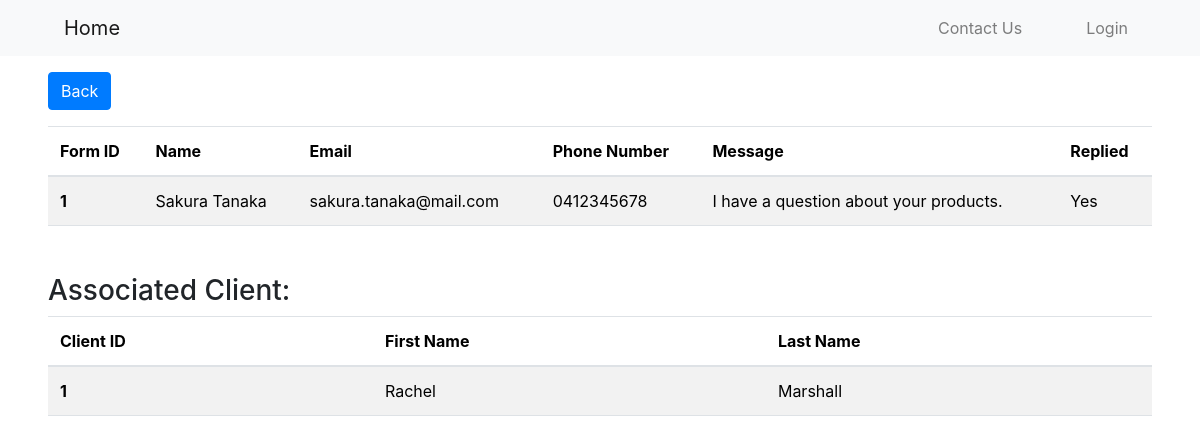
Screenshot of /contact_us_pages/view.php?form_id=1 with the database file from the repository.
### tables this page shows
CREATE TABLE CONTACT_US (
    form_id INT PRIMARY KEY AUTO_INCREMENT,
    name VARCHAR(100) NOT NULL,
    email VARCHAR(100),
    phone_number VARCHAR(20),
    message TEXT,
    replied BOOLEAN DEFAULT FALSE
);

CREATE TABLE CLIENTS (
    client_id INT PRIMARY KEY AUTO_INCREMENT,
    client_photo_path TEXT NOT NULL,
    first_name VARCHAR(50) NOT NULL,
    surname VARCHAR(50) NOT NULL,
    email VARCHAR(100) UNIQUE NOT NULL,
    address VARCHAR(255),
    phone_number VARCHAR(20),
    suburb VARCHAR(50),
    recruited_from_channel VARCHAR(100)
);

### contact_us_pages/view.php (the view, shortened to what this page needs)
<?php
require_once("../connection.php");
$queryForms = "SELECT * FROM `contact_us` WHERE `form_id` = :form_id";
$stmt = $dbh->prepare($queryForms);
$stmt->execute([
    'form_id' => $_GET["form_id"]
]);
$queryClients = "SELECT C.* FROM `clients` C
                JOIN `client_contact_us` CO ON C.client_id = CO.client_id
                WHERE CO.form_id = :form_id";
$stmtClients = $dbh->prepare($queryClients);
$stmtClients->execute([
    'form_id' => $_GET["form_id"]
]);
?>
<!doctype html>
<html lang="en">
<head>
    <link href="https://cdn.jsdelivr.net/npm/bootstrap@5.3.1/dist/css/bootstrap.min.css" rel="stylesheet">
    <link rel="stylesheet" href="https://maxcdn.bootstrapcdn.com/bootstrap/4.5.2/css/bootstrap.min.css">
</head>
<body>
<?php
require("navbar_contact.php");
?>
<div class="mt-3 mb-3 ms-5">
    <a class="btn btn-primary" href="contact_forms.php" role="button">Back</a>
</div>
<div class="ms-5 me-5">
    <table class="table table-striped">
        <thead>
        <tr>
            <th scope="col">Form ID</th>
            <th scope="col">Name</th>
            <th scope="col">Email</th>
            <th scope="col">Phone Number</th>
            <th scope="col">Message</th>
            <th scope="col">Replied</th>
        </tr>
        </thead>
        <tbody>
        <?php while ($row = $stmt->fetchObject()): ?>
            <tr>
                <th scope="row"><?= $row->form_id ?></th>
                <td class="name"><?= $row->name ?></td>
                <td class="email"><?= $row->email ?></td>
                <td class="phone_number"><?= $row->phone_number ?></td>
                <td class="message"><?= $row->message ?></td>
                <td class="replied">
                    <?php if ($row->replied == 1) {
                        echo "Yes";
                    } else {
                        echo "No";
                    } ?>
                </td>
            </tr>
        <?php endwhile; ?>
        </tbody>
    </table>
    <div class="mt-5 mb-5">
    <h3>Associated Client:</h3>
    <table class="table table-striped">
        <thead>
        <tr>
            <th scope="col">Client ID</th>
            <th scope="col">First Name</th>
            <th scope="col">Last Name</th>
        </tr>
        </thead>
        <tbody>
        <?php while ($clientRow = $stmtClients->fetch(PDO::FETCH_ASSOC)): ?>
            <tr>
                <th scope="row"><?= $clientRow['client_id'] ?></th>
                <td><?= $clientRow['first_name'] ?></td>
                <td><?= $clientRow['surname'] ?></td>
            </tr>
        <?php endwhile; ?>
        </tbody>
    </table>
</div>
</body>
</html>

### rows the page displays
contact_us: form_id "1", name "Sakura Tanaka", email "sakura.tanaka@mail.com", phone_number "0412345678", message "I have a question about your products.", replied "Yes"
clients: client_id "1", first_name "Rachel", surname "Marshall"
